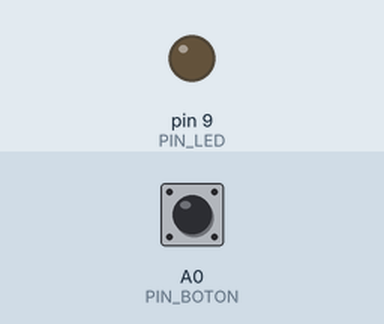
This sketch was run on a simulated Arduino Uno, built with avr-gcc and run on an emulated ATmega328P. Shown: output pins drawn as LEDs (lit = HIGH). The test bench sets the inputs (shaded band); at power-on: A0 (PIN_BOTON) HIGH.

Above: at 1.2 s.
1.3 s: A0 (PIN_BOTON) pulled LOW for 0.15 s
At 2.3 s:
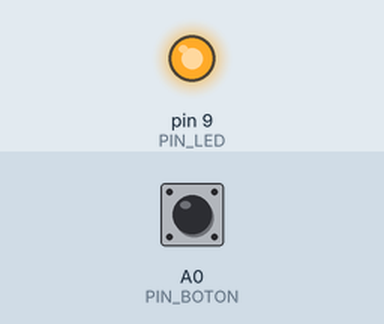
2.9 s: A0 (PIN_BOTON) pulled LOW for 1 s
At 3.5 s:
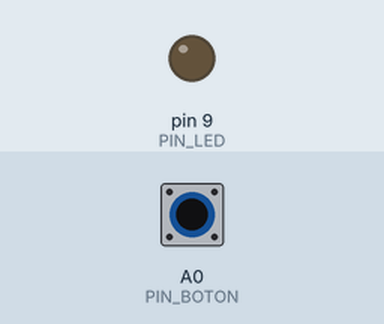
5.4 s: A0 (PIN_BOTON) pulled LOW for 3.2 s
At 6.6 s:
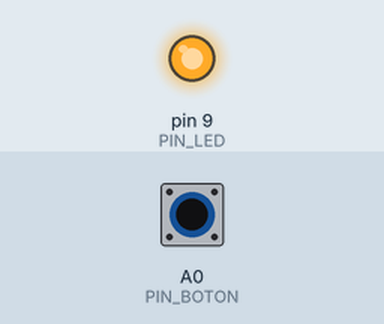
Timing chart, 0 to 8.4 s (numbered marks = the images above; inputs shaded):
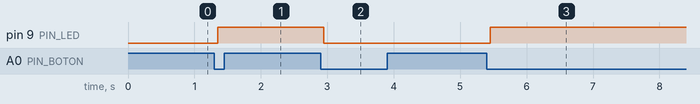

Measured:
- after the input at 1.3 s, pin 9 (PIN_LED): LOW → HIGH after 0.05 s
- after the input at 2.9 s, pin 9 (PIN_LED): HIGH → LOW after 0.05 s
- after the input at 5.4 s, pin 9 (PIN_LED): LOW → HIGH after 0.05 s

The sketch:

sketch_ej24.ino
```cpp
#define PIN_BOTON A0
#define PIN_LED 9

boolean estadoLed = false;
boolean estadoAnteriorBoton = true;


void setup() {
  pinMode(PIN_BOTON, INPUT_PULLUP);
  pinMode(PIN_LED, OUTPUT);
}

void loop() {

  boolean estadoActualBoton = digitalRead(PIN_BOTON);
  boolean elBotonfuePresionado = estadoActualBoton == false;
  boolean suEstadoEsDistintoAlAnterior = estadoActualBoton != estadoAnteriorBoton;

  if(elBotonfuePresionado && suEstadoEsDistintoAlAnterior) {
    estadoLed = !estadoLed; // Cambio estado del led
    delay(50); // Anti rebote - por los errores mecanicos de los botones
  }

  estadoAnteriorBoton = estadoActualBoton;
  digitalWrite(PIN_LED, estadoLed);//salida del led
}
```
